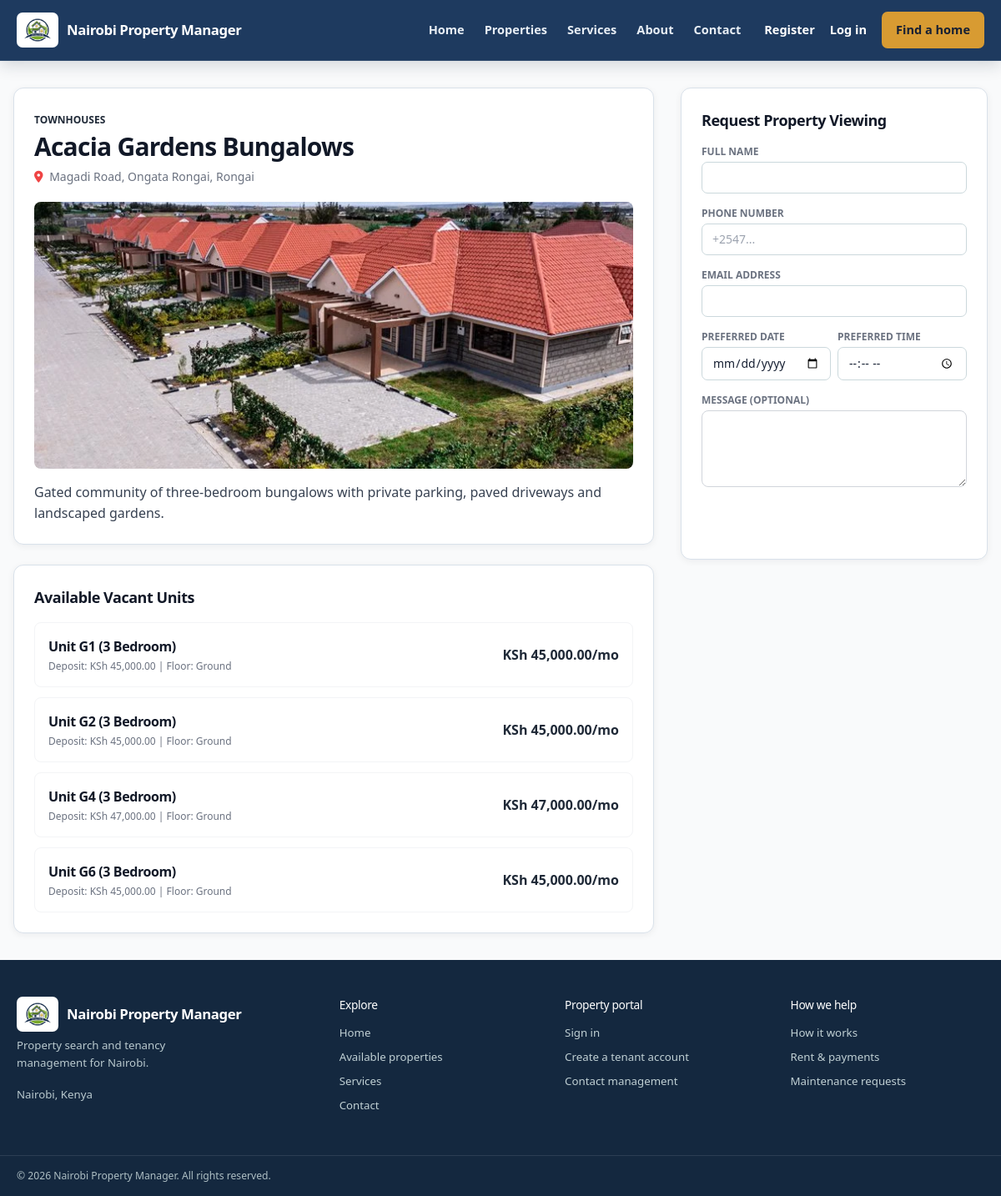
/public/property-details.php?id=3, run on the app's committed database.
### tables this page shows
CREATE TABLE IF NOT EXISTS properties (
    id INT AUTO_INCREMENT PRIMARY KEY,
    landlord_id INT NOT NULL,
    name VARCHAR(150) NOT NULL,
    property_type ENUM('Apartment', 'Flats', 'Bedsitters', 'Maisonettes', 'Townhouses', 'Commercial', 'Student Housing', 'Mixed Use', 'Single Family', 'Other') NOT NULL,
    description TEXT,
    location_id INT NOT NULL,
    physical_address VARCHAR(255) NOT NULL,
    latitude DECIMAL(10, 8) NULL,
    longitude DECIMAL(11, 8) NULL,
    number_of_units INT NOT NULL DEFAULT 0,
    year_built YEAR NULL,
    amenities TEXT,
    status ENUM('Active', 'Under Maintenance', 'Archived') DEFAULT 'Active',
    property_image VARCHAR(255) NULL,
    created_at TIMESTAMP DEFAULT CURRENT_TIMESTAMP,
    updated_at TIMESTAMP DEFAULT CURRENT_TIMESTAMP ON UPDATE CURRENT_TIMESTAMP,
    FOREIGN KEY (landlord_id) REFERENCES landlords(id) ON DELETE RESTRICT,
    FOREIGN KEY (location_id) REFERENCES locations(id) ON DELETE RESTRICT
);

CREATE TABLE IF NOT EXISTS locations (
    id INT AUTO_INCREMENT PRIMARY KEY,
    county VARCHAR(100) DEFAULT 'Nairobi',
    sub_county VARCHAR(100) NOT NULL,
    estate VARCHAR(100) NOT NULL,
    created_at TIMESTAMP DEFAULT CURRENT_TIMESTAMP
);

CREATE TABLE IF NOT EXISTS units (
    id INT AUTO_INCREMENT PRIMARY KEY,
    property_id INT NOT NULL,
    unit_number VARCHAR(50) NOT NULL,
    floor VARCHAR(20) DEFAULT 'Ground',
    house_type ENUM('Bedsitter', 'Studio', '1 Bedroom', '2 Bedroom', '3 Bedroom', '4 Bedroom', 'Maisonette', 'Shop', 'Office', 'Other') NOT NULL,
    bedrooms INT DEFAULT 1,
    bathrooms INT DEFAULT 1,
    monthly_rent DECIMAL(12, 2) NOT NULL,
    deposit DECIMAL(12, 2) NOT NULL,
    service_charge DECIMAL(12, 2) DEFAULT 0.00,
    water_billing_method ENUM('Meter Reading', 'Fixed Rate', 'Per Unit', 'Shared') DEFAULT 'Meter Reading',
    electricity_billing_method ENUM('Prepaid', 'Postpaid Sub-Meter', 'Fixed') DEFAULT 'Prepaid',
    status ENUM('Vacant', 'Occupied', 'Reserved', 'Under Maintenance', 'Unavailable') DEFAULT 'Vacant',
    description TEXT,
    created_at TIMESTAMP DEFAULT CURRENT_TIMESTAMP,
    FOREIGN KEY (property_id) REFERENCES properties(id) ON DELETE CASCADE,
    UNIQUE KEY unique_property_unit (property_id, unit_number)
);

### includes/functions.php (called while the page is built, shortened)
<?php
function e($string) {
    return htmlspecialchars($string ?? '', ENT_QUOTES, 'UTF-8');
}
function format_currency($amount) {
    return 'KSh ' . number_format((float)($amount ?? 0), 2, '.', ',');
}

### public/property-details.php (the view, shortened to what this page needs)
<?php
require_once __DIR__ . '/../includes/functions.php';
$db = db();
$property_id = filter_var($_GET['id'] ?? 0, FILTER_VALIDATE_INT, ['options' => ['min_range' => 1]]) ?: 0;
$stmt = $db->prepare("SELECT p.*, l.estate, l.sub_county FROM properties p JOIN locations l ON p.location_id = l.id WHERE p.id = ? AND p.status = 'Active'");
$stmt->execute([$property_id]);
$property = $stmt->fetch();
$units_stmt = $db->prepare("SELECT * FROM units WHERE property_id = ? AND status = 'Vacant'");
$units_stmt->execute([$property_id]);
$units = $units_stmt->fetchAll();
include __DIR__ . '/../includes/header.php';
include __DIR__ . '/../includes/navbar.php';
?>
<div class="flex-1 flex flex-col bg-gray-50">
    <div class="max-w-7xl mx-auto px-4 py-8 w-full grid grid-cols-1 lg:grid-cols-3 gap-8">
        <div class="lg:col-span-2 space-y-6">
            <div class="bg-white p-6 rounded-xl border border-gray-100 shadow-sm">
                <span class="text-xs font-semibold text-accent uppercase"><?php echo e($property['property_type']); ?></span>
                <h1 class="text-3xl font-bold text-gray-900 mt-1"><?php echo e($property['name']); ?></h1>
                <p class="text-sm text-gray-500 mt-2"><i class="fa-solid fa-location-dot mr-1 text-red-500"></i> <?php echo e($property['physical_address'] . ', ' . $property['estate']); ?></p>
                <?php $imagePath = trim((string)($property['property_image'] ?? ''), '/'); $imageFile = $imagePath !== '' ? dirname(__DIR__) . '/' . $imagePath : ''; ?>
                <?php if ($imagePath !== '' && is_file($imageFile)): ?><img class="w-full h-64 sm:h-80 object-cover rounded-lg mt-5" src="<?php echo BASE_URL . '/' . e($imagePath); ?>" alt="Exterior of <?php echo e($property['name']); ?>" fetchpriority="high"><?php else: ?><img class="w-full h-64 sm:h-80 object-cover rounded-lg mt-5" src="<?php echo BASE_URL . '/' . e(sample_property_image($property['id'])); ?>" alt="Photo coming soon for <?php echo e($property['name']); ?>" fetchpriority="high"><?php endif; ?>
                <p class="text-gray-700 mt-4"><?php echo nl2br(e($property['description'])); ?></p>
            </div>
            <div class="bg-white p-6 rounded-xl border border-gray-100 shadow-sm">
                <h3 class="font-bold text-lg text-gray-900 mb-4">Available Vacant Units</h3>
                <div class="space-y-3">
                    <?php if (empty($units)): ?>
                        <p class="text-sm text-gray-500">No vacant units currently available at this property.</p>
                    <?php else: ?>
                        <?php foreach ($units as $u): ?>
                            <div class="border border-gray-100 p-4 rounded-lg flex items-center justify-between">
                                <div>
                                    <h4 class="font-bold text-gray-900">Unit <?php echo e($u['unit_number']); ?> (<?php echo e($u['house_type']); ?>)</h4>
                                    <p class="text-xs text-gray-500 mt-1">Deposit: <?php echo format_currency($u['deposit']); ?> | Floor: <?php echo e($u['floor']); ?></p>
                                </div>
                                <div class="text-right">
                                    <span class="font-bold text-success block"><?php echo format_currency($u['monthly_rent']); ?>/mo</span>
                                </div>
                            </div>
                        <?php endforeach; ?>
                    <?php endif; ?>
                </div>
            </div>
        </div>
        <div>
            <div class="bg-white p-6 rounded-xl border border-gray-100 shadow-sm sticky top-20">
                <h3 class="font-bold text-lg text-gray-900 mb-4">Request Property Viewing</h3>
                <form method="POST" class="space-y-4">
                    <div>
                        <label class="block text-xs font-semibold text-gray-500 uppercase mb-1">Full Name</label>
                        <input type="text" name="visitor_name" required class="w-full px-3 py-2 border border-gray-300 rounded-lg text-sm focus:ring-2 focus:ring-primary outline-none">
                    </div>
                    <div>
                        <label class="block text-xs font-semibold text-gray-500 uppercase mb-1">Phone Number</label>
                        <input type="text" name="visitor_phone" required placeholder="+2547..." class="w-full px-3 py-2 border border-gray-300 rounded-lg text-sm focus:ring-2 focus:ring-primary outline-none">
                    </div>
                    <div>
                        <label class="block text-xs font-semibold text-gray-500 uppercase mb-1">Email Address</label>
                        <input type="email" name="visitor_email" required class="w-full px-3 py-2 border border-gray-300 rounded-lg text-sm focus:ring-2 focus:ring-primary outline-none">
                    </div>
                    <div class="grid grid-cols-2 gap-2">
                        <div>
                            <label class="block text-xs font-semibold text-gray-500 uppercase mb-1">Preferred Date</label>
                            <input type="date" name="preferred_date" required class="w-full px-3 py-2 border border-gray-300 rounded-lg text-sm focus:ring-2 focus:ring-primary outline-none">
                        </div>
                        <div>
                            <label class="block text-xs font-semibold text-gray-500 uppercase mb-1">Preferred Time</label>
                            <input type="time" name="preferred_time" required class="w-full px-3 py-2 border border-gray-300 rounded-lg text-sm focus:ring-2 focus:ring-primary outline-none">
                        </div>
                    </div>
                    <div>
                        <label class="block text-xs font-semibold text-gray-500 uppercase mb-1">Message (Optional)</label>
                        <textarea name="message" rows="3" class="w-full px-3 py-2 border border-gray-300 rounded-lg text-sm focus:ring-2 focus:ring-primary outline-none"></textarea>
                    </div>
                    <button type="submit" class="w-full bg-primary hover:bg-blue-800 text-white font-semibold py-2.5 rounded-lg transition text-sm">
                    </button>
                </form>
            </div>
        </div>
    </div>
</div>
<?php include __DIR__ . '/../includes/footer.php'; ?>

### assets/app.css (style rules this page uses)
:root { --color-primary: #1e3a5f; --color-secondary: #14283f; --color-accent: #d89b32; --color-success: #198754; --color-danger: #dc3545; }
body { font-family: 'Inter', system-ui, -apple-system, BlinkMacSystemFont, "Segoe UI", Roboto, "Helvetica Neue", Arial, sans-serif; background-color: #f8fafc; color: #1e293b; margin: 0; padding: 0; -webkit-font-smoothing: antialiased; }
:root { --site-ink:#172033; --site-muted:#566175; --site-navy:#1e3a5f; --site-blue:#345c82; --site-pale:#eaf2f8; --site-line:#d9e1ea; --site-accent:#d89b32; --site-link:#22566e; }
html { scroll-behavior:smooth; }
:root { --primary: #1e3a5f; --primary-dark: #14283f; --primary-light: #eaf2f8; --secondary: #14283f; --accent: #d89b32; --background: #f4f7fb; --surface-soft: #eef3f8; --surface: #ffffff; --text: #172033; --text-muted: #667085; --border: #d9e1ea; --success: #198754; --warning: #d99a00; --danger: #dc3545; --shadow-sm: 0 2px 8px rgba(15, 23, 42, .06); --shadow-md: 0 8px 25px rgba(15, 23, 42, .08); --radius-sm: 7px; --radius-md: 12px; --radius-lg: 16px; }
html { color-scheme: light; }
body { color:var(--text); background:var(--background); font-family:Inter,system-ui,-apple-system,"Segoe UI",sans-serif; }
body.bg-gray-50,.bg-gray-50 { background-color:var(--background); }
.text-gray-800 { color:var(--text); }
h1,h2,h3,h4 { color:#1c3542; letter-spacing:-.025em; }
p { line-height:1.55; }
a,button,input,select,textarea { -webkit-tap-highlight-color:transparent; }
button { cursor:pointer; transition:background-color .16s ease,color .16s ease,border-color .16s ease,box-shadow .16s ease,transform .16s ease; }
input:not([type="checkbox"]):not([type="radio"]),select,textarea { max-width:100%; border-color:#cbd8dc; border-radius:var(--radius-sm); color:var(--text); }
input::placeholder,textarea::placeholder { color:#8a989e; }
label { color:#435963; }
textarea { min-height:92px; resize:vertical; }
.bg-white.rounded-xl.border,.bg-white.rounded-xl.shadow-sm { border-color:var(--border); box-shadow:var(--shadow-sm); }
.bg-white.rounded-xl.border.shadow-sm { transition:box-shadow .18s ease,border-color .18s ease; }
.text-gray-500 { color:#6b7d86; }

### data on the page
properties: property_type "TOWNHOUSES", name "Acacia Gardens Bungalows", physical_address.estate "Magadi Road, Ongata Rongai, Rongai", property_image (picture), description "Gated community of three-bedroom bungalows with private parking, paved driveways and landscaped gardens."
units: unit_number "G1", house_type "3 Bedroom", deposit "KSh 45,000.00", floor "Ground", monthly_rent "KSh 45,000.00"
units: unit_number "G2", house_type "3 Bedroom", deposit "KSh 45,000.00", floor "Ground", monthly_rent "KSh 45,000.00"
units: unit_number "G4", house_type "3 Bedroom", deposit "KSh 47,000.00", floor "Ground", monthly_rent "KSh 47,000.00"
units: unit_number "G6", house_type "3 Bedroom", deposit "KSh 45,000.00", floor "Ground", monthly_rent "KSh 45,000.00"

### other printed values
APP_NAME "Nairobi Property Manager"
